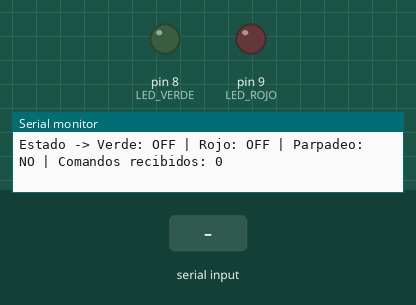
Recording of a sketch running on a simulated Arduino Uno, built with avr-gcc and run on an emulated ATmega328P. On the bench: output pins drawn as LEDs (lit = HIGH), the last lines printed to the serial monitor. Dashed ring = blinking. Inputs (shaded band) come from the test bench.

Above: at 1.4 s.
1.5 s: "P\n" received over Serial
At 2.25 s:
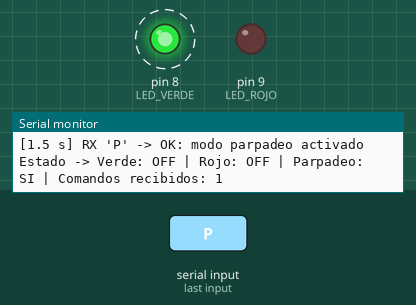
4.5 s: "T\n" received over Serial
At 4.8 s:
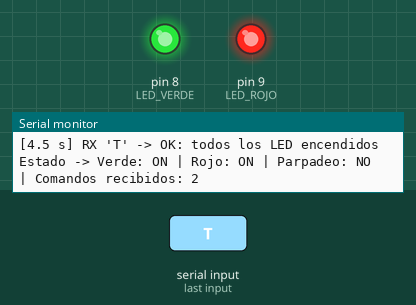
6.0 s: "V\n" received over Serial
At 7.2 s:
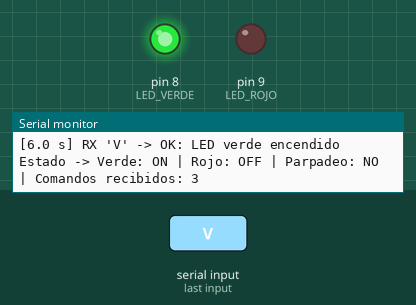
Timing chart, 0 to 9.0 s (numbered marks = the images above; inputs shaded):
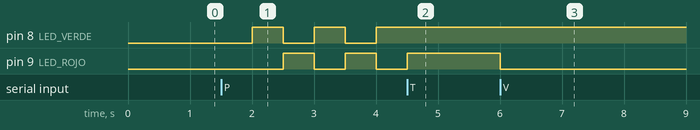

Measured:
- after the input at 1.5 s, pin 8 (LED_VERDE): alternates HIGH for 0.50 s and LOW for 0.50 s, starting after 0.50 s; pin 9 (LED_ROJO): alternates HIGH for 0.50 s and LOW for 0.50 s, starting after 1.0 s
- after the input at 4.5 s, pin 8 (LED_VERDE): stays HIGH (without the input it goes to LOW after 0.00 s); pin 9 (LED_ROJO): goes on until 4.5 s, then stays HIGH
- after the input at 6.0 s, pin 9 (LED_ROJO): HIGH → LOW at once

The sketch:

sketch.ino
```cpp
/*
===========================================================
   POLITECNICO GRANCOLOMBIANO - INTERNET DE LAS COSAS
   ENTREGA 2 - CONTROL DE LED POR BLUETOOTH (ENLACE SERIAL)
===========================================================
Grupo 7 IoT

DESCRIPCION
  El Arduino recibe comandos de un celular a traves de un
  modulo Bluetooth HC-05/HC-06 y enciende o apaga dos LED.

  El HC-05 funciona como un puente transparente: lo que el
  celular envia por Bluetooth, el modulo lo entrega al Arduino
  por su puerto serial (UART). Para el Arduino solo existe el
  enlace serial; por eso este programa se comunica con
  Serial.read() y Serial.print().

CONEXION FISICA DEL HC-05 (montaje real)
  HC-05 VCC -> 5V
  HC-05 GND -> GND
  HC-05 TXD -> RX  (pin 0 del Arduino)
  HC-05 RXD -> TX  (pin 1 del Arduino) a traves de un divisor
               de voltaje 1 kOhm / 2 kOhm, porque el RXD del
               HC-05 trabaja a 3.3 V.
  Nota: al cargar el programa por USB hay que desconectar los
  cables de los pines 0 y 1, porque el USB usa el mismo puerto.

SIMULACION EN WOKWI
  Wokwi no simula Bluetooth. El Monitor serie de Wokwi esta
  conectado al mismo puerto serial (pines 0 y 1) donde iria el
  HC-05, asi que cumple el papel del celular: lo que se escribe
  ahi llega al Arduino exactamente igual que si viniera del
  modulo Bluetooth.

ENLACE SERIAL
  9600 baudios, 8 bits de datos, sin paridad, 1 bit de parada
  (8N1). Es la configuracion de fabrica del HC-05 en modo datos.

SALIDAS
  LED verde -> pin 8 (resistencia de 220 Ohm)
  LED rojo  -> pin 9 (resistencia de 220 Ohm)

COMANDOS (una letra, mayuscula o minuscula)
  V : enciende el LED verde
  R : enciende el LED rojo
  T : enciende todos
  A : apaga todos
  P : modo parpadeo (los dos LED alternan cada 500 ms)
  E : informa el estado de los LED
  ? : muestra la lista de comandos
===========================================================
*/

// ----- Configuracion -----
const long BAUDIOS = 9600;            // Velocidad del enlace serial (HC-05).
const byte LED_VERDE = 8;
const byte LED_ROJO = 9;
const unsigned long PARPADEO_MS = 500;

// ----- Estado del sistema -----
bool verdeEncendido = false;
bool rojoEncendido = false;
bool modoParpadeo = false;
bool faseParpadeo = false;
unsigned long ultimoParpadeo = 0;
unsigned long comandosRecibidos = 0;

// Aplica el estado de las variables a los pines.
void actualizarLeds() {
  digitalWrite(LED_VERDE, verdeEncendido ? HIGH : LOW);
  digitalWrite(LED_ROJO, rojoEncendido ? HIGH : LOW);
}

// Escribe el tiempo transcurrido en segundos, como [12.3 s].
void marcaDeTiempo() {
  Serial.print('[');
  Serial.print(millis() / 1000.0, 1);
  Serial.print(" s] ");
}

void mostrarEstado() {
  Serial.print("Estado -> Verde: ");
  Serial.print(verdeEncendido ? "ON" : "OFF");
  Serial.print(" | Rojo: ");
  Serial.print(rojoEncendido ? "ON" : "OFF");
  Serial.print(" | Parpadeo: ");
  Serial.print(modoParpadeo ? "SI" : "NO");
  Serial.print(" | Comandos recibidos: ");
  Serial.println(comandosRecibidos);
}

void mostrarAyuda() {
  Serial.println("Comandos: V=verde  R=rojo  T=todos  A=apagar  P=parpadeo  E=estado  ?=ayuda");
}

// Interpreta un comando recibido por el enlace serial.
void procesarComando(char comando) {
  comandosRecibidos++;
  marcaDeTiempo();
  Serial.print("RX '");
  Serial.print(comando);
  Serial.print("' -> ");

  switch (comando) {
    case 'V':
      modoParpadeo = false;
      verdeEncendido = true;
      rojoEncendido = false;
      Serial.println("OK: LED verde encendido");
      break;
    case 'R':
      modoParpadeo = false;
      verdeEncendido = false;
      rojoEncendido = true;
      Serial.println("OK: LED rojo encendido");
      break;
    case 'T':
      modoParpadeo = false;
      verdeEncendido = true;
      rojoEncendido = true;
      Serial.println("OK: todos los LED encendidos");
      break;
    case 'A':
      modoParpadeo = false;
      verdeEncendido = false;
      rojoEncendido = false;
      Serial.println("OK: todos los LED apagados");
      break;
    case 'P':
      modoParpadeo = true;
      ultimoParpadeo = millis();
      Serial.println("OK: modo parpadeo activado");
      break;
    case 'E':
      Serial.println("OK: consulta de estado");
      break;
    case '?':
      Serial.println("OK: ayuda");
      mostrarAyuda();
      break;
    default:
      comandosRecibidos--;          // No se cuenta un comando invalido.
      Serial.println("ERROR: comando no reconocido. Envie ? para ver la ayuda");
      return;
  }

  actualizarLeds();
  mostrarEstado();
}

void setup() {
  pinMode(LED_VERDE, OUTPUT);
  pinMode(LED_ROJO, OUTPUT);
  actualizarLeds();

  Serial.begin(BAUDIOS);
  Serial.println("=== ENTREGA 2 IoT: CONTROL DE LED POR BLUETOOTH ===");
  Serial.println("Enlace serial listo: 9600 baudios, 8N1 (HC-05 en pines 0 y 1)");
  mostrarAyuda();
  mostrarEstado();
}

void loop() {
  // 1. Leer los caracteres que llegan por el enlace serial.
  while (Serial.available() > 0) {
    char c = Serial.read();
    if (c == '\r' || c == '\n' || c == ' ') continue;  // Ignora fin de linea y espacios.
    if (c >= 'a' && c <= 'z') c = c - 'a' + 'A';       // Acepta minusculas.
    procesarComando(c);
  }

  // 2. Modo parpadeo sin detener el programa (millis, sin delay).
  if (modoParpadeo && millis() - ultimoParpadeo >= PARPADEO_MS) {
    ultimoParpadeo = millis();
    faseParpadeo = !faseParpadeo;
    verdeEncendido = faseParpadeo;
    rojoEncendido = !faseParpadeo;
    actualizarLeds();
  }
}
```
